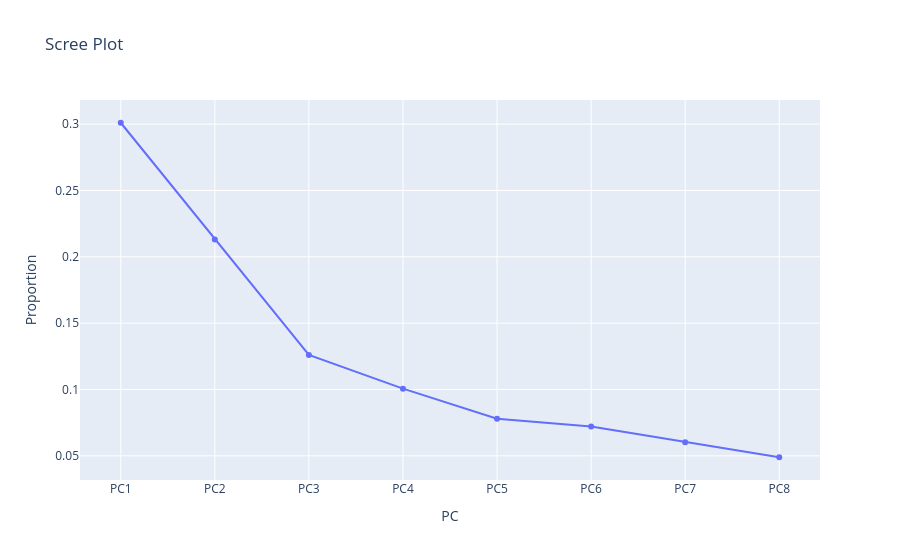

Notebook source saved alongside this figure:
### Code cell
# 4. Scree plot
fig = px.line(
    variance,
    x="PC",
    y="Proportion",
    markers=True,
    title="Scree Plot"
)
fig.show()

### Figure 1 — Plotly figure (JSON) as saved in the notebook; plotly's stock layout.template omitted (floating-point values rounded to 4 significant figures)
{"data": [{"hovertemplate": "PC=%{x}<br>Proportion=%{y}<extra></extra>", "legendgroup": "", "line": {"color": "#636efa", "dash": "solid"}, "marker": {"symbol": "circle"}, "mode": "lines+markers", "name": "", "orientation": "v", "showlegend": false, "type": "scatter", "x": ["PC1", "PC2", "PC3", "PC4", "PC5", "PC6", "PC7", "PC8"], "xaxis": "x", "y": [0.301, 0.2131, 0.1261, 0.1006, 0.07794, 0.07203, 0.06021, 0.04893], "yaxis": "y"}], "layout": {"legend": {"tracegroupgap": 0}, "title": {"text": "Scree Plot"}, "xaxis": {"anchor": "y", "domain": [0, 1], "title": {"text": "PC"}}, "yaxis": {"anchor": "x", "domain": [0, 1], "title": {"text": "Proportion"}}}}
